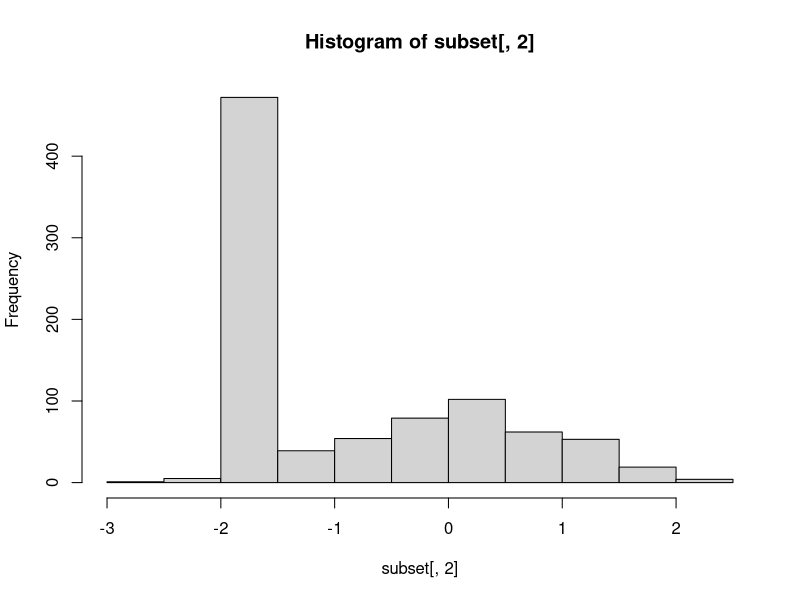
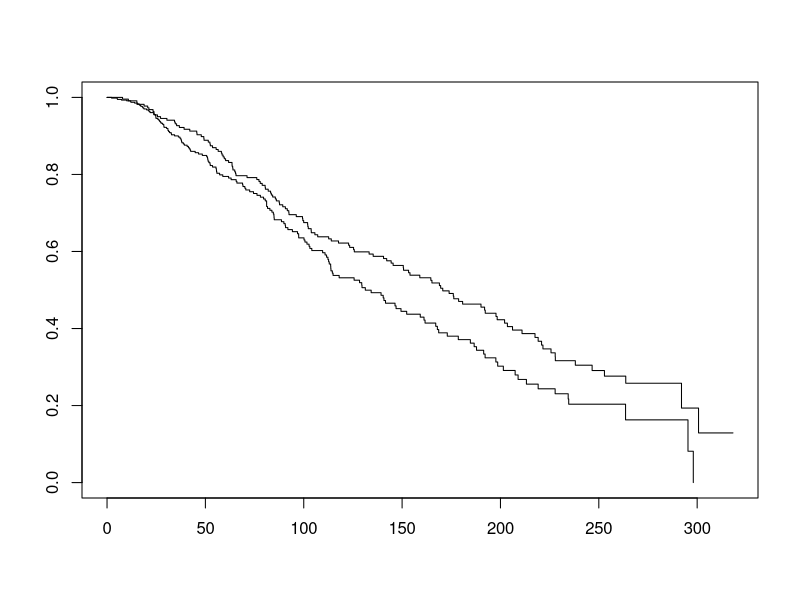
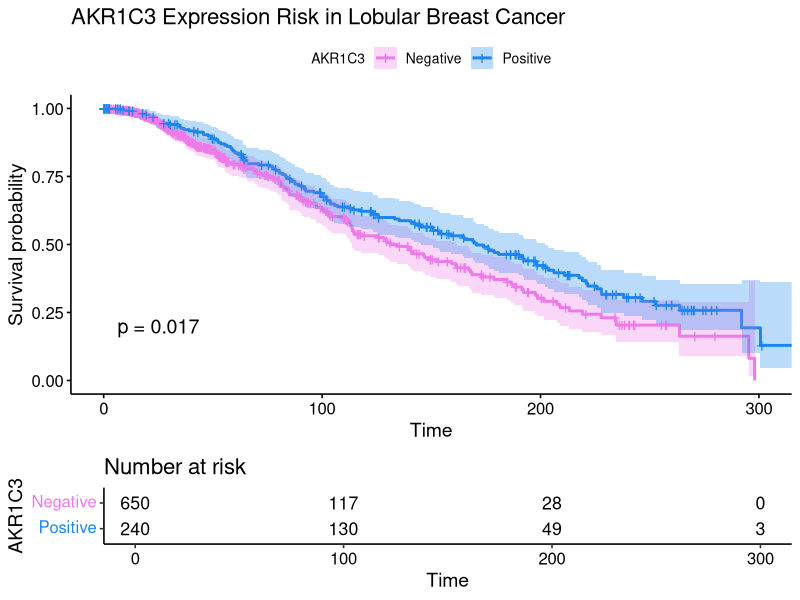

The R script that drew these images, in order: (Note: this script raises an error after producing the figures.)
R.Version()


# Load libraries
library(survival)
library(survminer)
library(plyr)
library(tibble)
library(forcats)

# Pull data from cbioportal
META <- read.delim(file = "meta/combined_study_clinical_data.tsv")# 0=living 1=deceased
AKR1C3_MICROARRAY <- read.delim(file = "meta/mRNA expression z-Scores relative to all samples (log microarray).txt")
OS <- read.delim(file = "KM_Plot__Overall_Survival_.txt")
head(META)
# Merge data by Patient.ID
names(AKR1C3_MICROARRAY)[names(AKR1C3_MICROARRAY)=="SAMPLE_ID"] <- "Sample.ID"
names(AKR1C3_MICROARRAY)[names(AKR1C3_MICROARRAY)=="STUDY_ID"] <- "Study.ID"
MERGE <- merge(META, AKR1C3_MICROARRAY, by = "Sample.ID")
MERGE_2 <- merge(MERGE, OS, by ="Patient.ID")
# Subset merged data
colnames(MERGE_2)
subset <- MERGE_2[c(1,294,296:297)]
colnames(subset)
subset$OS_STATUS <- gsub(":.*","", subset$OS_STATUS) # remove everything after :
# Change sructure
str(subset)
subset$OS_STATUS <- as.numeric(as.character(subset$OS_STATUS))
str(subset)
# Remove unwanted data

subset<-na.omit(subset, cols = c("OS_STATUS", "OS_MONTHS"))# remove rows without OS data

#visualize expression data distribution
colnames(subset)
hist(subset[,2])
str(subset)
aka_cox_expression <- coxph(formula = Surv(OS_MONTHS, OS_STATUS) ~ AKR1C3, data = subset)
coxph(formula = Surv(OS_MONTHS, OS_STATUS) ~ AKR1C3, data = subset)

beta_coef_i_want <- coef(summary(aka_cox_expression))[1]
hazard_ratio_i_want <- coef(summary(aka_cox_expression))[2]
p_value_i_want <- coef(summary(aka_cox_expression))[5]

summary(aka_cox_expression)
#95% CI 1.01-1.70





# Add col classifying AKR1C3 exp as +/-
subset$AKR1C3_HL <- ifelse(subset$AKR1C3 <= -0, 'Negative',
                          ifelse(subset$AKR1C3 >=0 & subset$AKR1C3 <=10, 'positive',
                                 ifelse(subset$AKR1C3 >=10, 'High', 'something else')
                          ))
# Change sructure
str(subset)
subset$AKR1C3_HL <- as.factor(as.character(subset$AKR1C3_HL))
str(subset)


# Flip factor levels, WANT: no_alteration/negative = 1 and amp/positive = 2 
#subset$AKR1C3_HL <- fct_rev(subset$AKR1C3_HL)

# cox model
#hazard ratio - positive value indicated greater risk (opposite of linear model)
aka_cox_exp <- coxph(formula = Surv(OS_MONTHS, OS_STATUS) ~ AKR1C3_HL, data = subset)
coxph(formula = Surv(OS_MONTHS, OS_STATUS) ~ AKR1C3_HL, data = subset)
beta_coef_i_want <- coef(summary(aka_cox_exp))[1]
hazard_ratio_i_want <- coef(summary(aka_cox_exp))[2]
p_value_i_want <- coef(summary(aka_cox_exp))[5]
summary(aka_cox_exp)
#95% CI 1.01-1.70

## plot 
sfit <- survfit(Surv(OS_MONTHS, OS_STATUS)~AKR1C3_HL, data=subset)
plot(sfit)
ggsurvplot(sfit, conf.int=TRUE, pval=TRUE, risk.table=TRUE, 
           legend.labs=c("Negative", "Positive"), legend.title="AKR1C3",  
           palette=c("orchid2", "dodgerblue2"), 
           title="AKR1C3 Expression Risk in Lobular Breast Cancer", 
           #risk.table.height=.15, 
           data = subset)

head(sub_merge_AKR1C3_OS$AKR1C3)